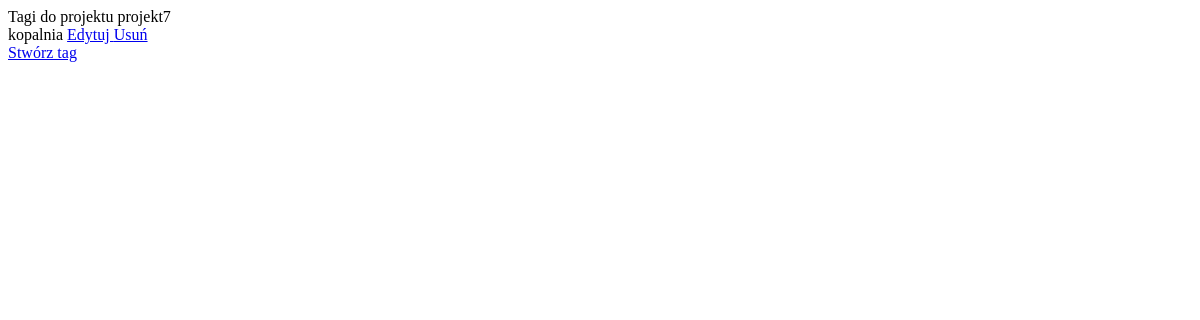
Page /project/8/tags (signed in) on the earlier database version.
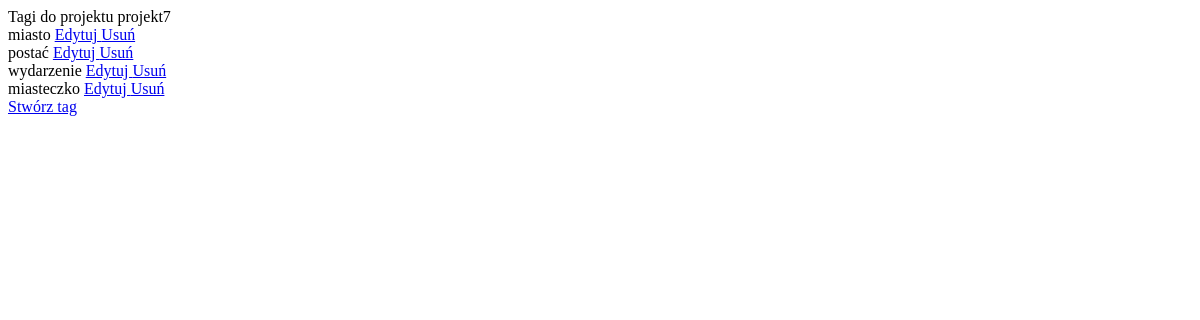
Same page on the later database version.
### aplikacja_dyplomowa/models.py (models this page shows)
class Projects(models.Model):
    project_name = models.CharField(max_length=64)
    user = models.ForeignKey(User, on_delete=models.CASCADE)
    createdAt = models.DateTimeField(auto_now_add=True)
    updatedAt = models.DateTimeField(auto_now=True)
    class Meta:
        unique_together = ['project_name', 'user']
    def __repr__(self):
        return f'{self.project_name}'
    def __str__(self):
        return self.__repr__()

class Tags(models.Model):
    tag_name = models.CharField(max_length=16)
    createdAt = models.DateTimeField(auto_now_add=True)
    updatedAt = models.DateTimeField(auto_now=True)
    project = models.ForeignKey(Projects, on_delete=models.CASCADE)
    user = models.ForeignKey(User, on_delete=models.CASCADE)
    class Meta:
        unique_together = ['tag_name', 'project', 'user']
    def __repr__(self):
        return f'{self.tag_name}'
    def __str__(self):
        return self.__repr__()

### aplikacja_dyplomowa/views.py (the view)
# urls.py: path('project/<str:project_pk>/tags', views.tag_list, name='tag_list'),
@login_required(login_url='login')
def tag_list(request, project_pk):
    try:
        project = Projects.objects.get(id=project_pk)
        if project.user != request.user:
            return redirect('access_denied')
    except Projects.DoesNotExist:
        return redirect('project_list')
    context = {
        'project': project,
        'tags': Tags.objects.filter(project=project)
    }
    return render(request, 'project_structure/tags/tag_list.html', context)

### templates/project_structure/tags/tag_list.html
Tagi do projektu {{ project }} <br>
{% if tags|length == 0 %}
    Ten projekt nie ma jeszcze żadnych tagów. <br>
    <a href="{% url 'tag_create' project_pk=project.id %}"> Stwórz pierwszy tag </a> <br>
    <a href="{% url 'view_project' project_pk=project.id %}"> Powrót </a>
{% else %}
    {% for tag in tags %}
        {{ tag }}
        <a href="{% url 'tag_update' project_pk=project.id tag_pk=tag.id %}"> Edytuj </a>
        <a href="{% url 'tag_delete' project_pk=project.id tag_pk=tag.id %}"> Usuń </a> <br>
    {% endfor %}
    <a href="{% url 'tag_create' project_pk=project.id %}"> Stwórz tag </a> <br>
{% endif %}

Differences in the rows shown:
removed Tags: tag_name "kopalnia"
added Tags: tag_name "miasto"
added Tags: tag_name "postać"
added Tags: tag_name "wydarzenie"
added Tags: tag_name "miasteczko"
